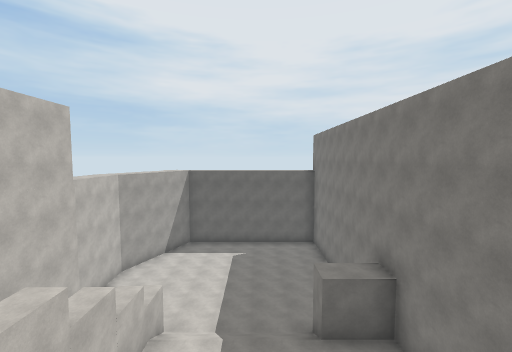
[1] (above)

19 first-person views from a walk through a Unity game level. The camera is 1.2 m above the floor, tilts 4° down and sees 90° across. The floor is counted in squares, 2 m on a side. Each view is taken from the middle of a square. On the plan, view 1 faces up. The plan holds only what a view shows up to about 9 squares ahead; the rest is blank. The place goes on beyond the plan. The player character is not drawn. Some animated figures are left out. Surface patterns are stand-ins for the level's own textures.

[2]
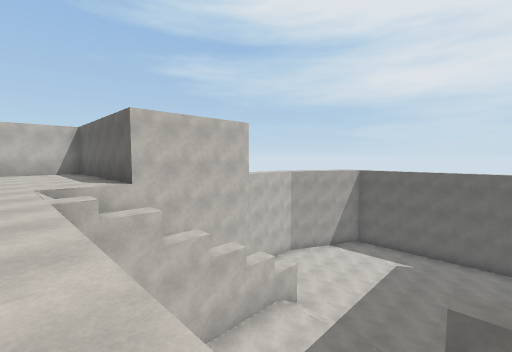

[3]
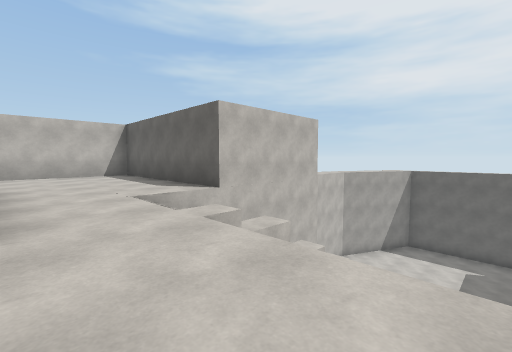

[4]
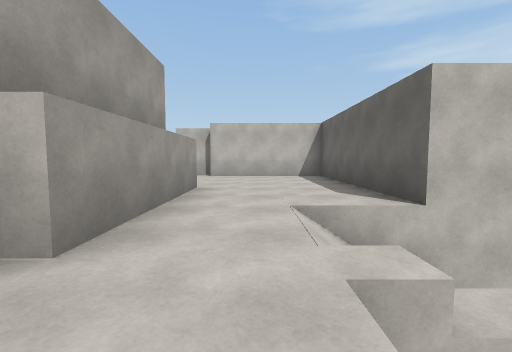

[5]
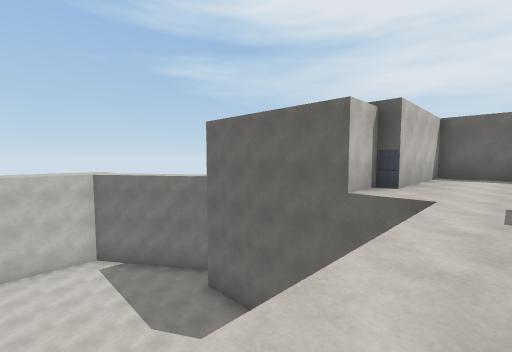

[6]
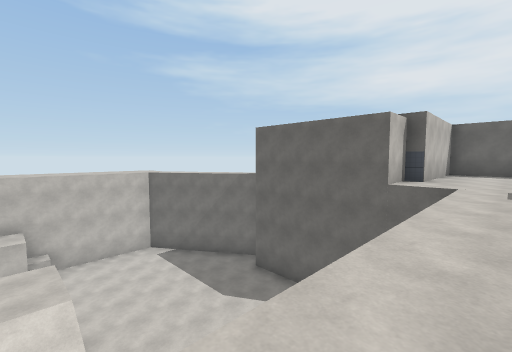

[7]
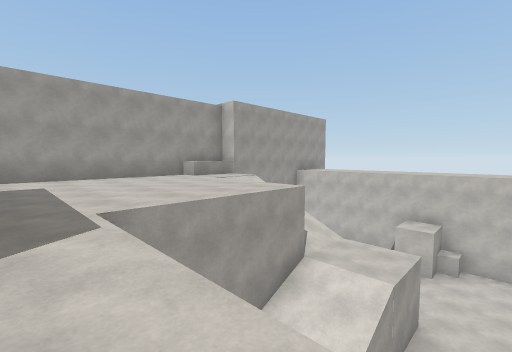

[8]
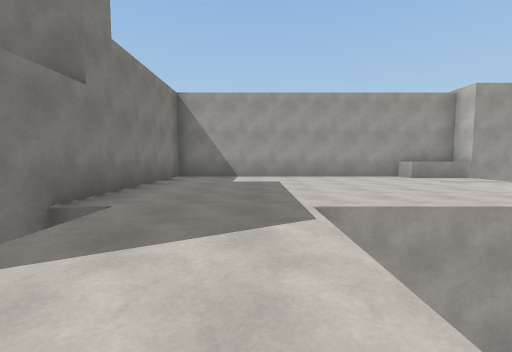

[9]
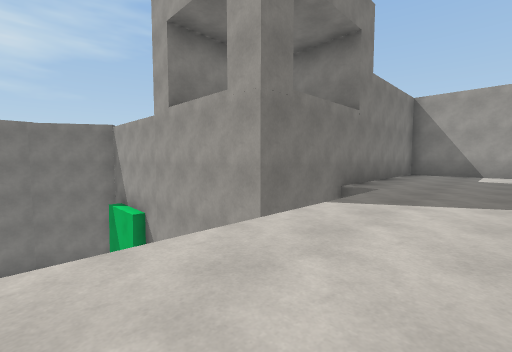

[10]
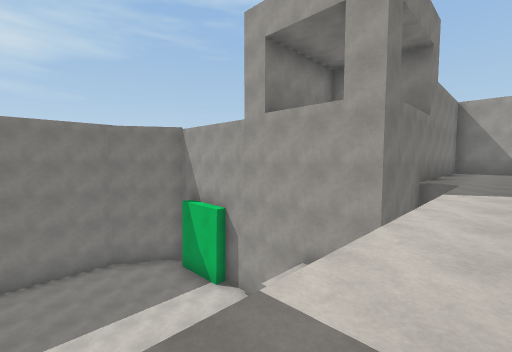

[11]
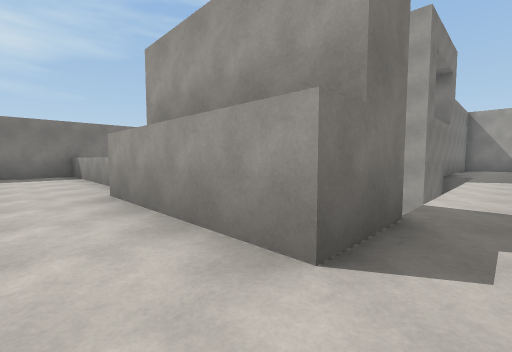

[12]
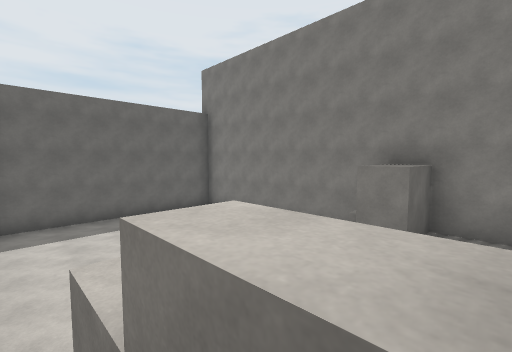

[13]
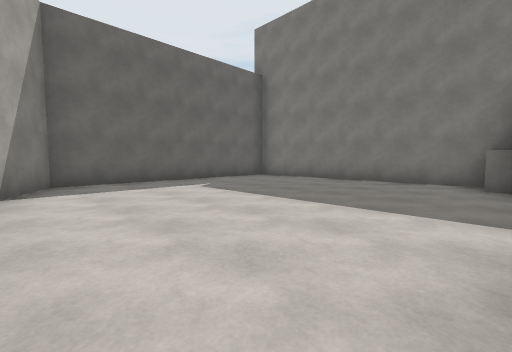

[14]
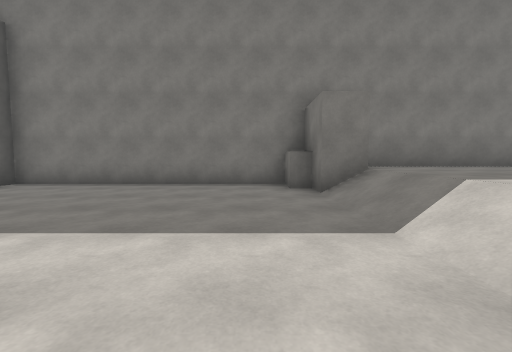

[15]
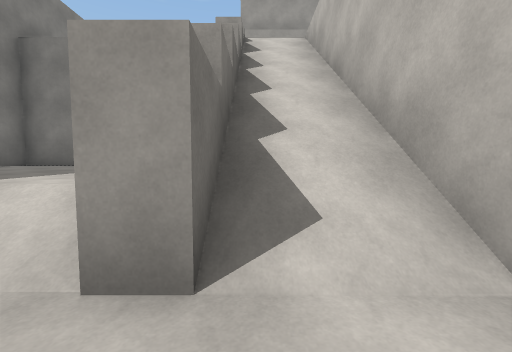

[16]
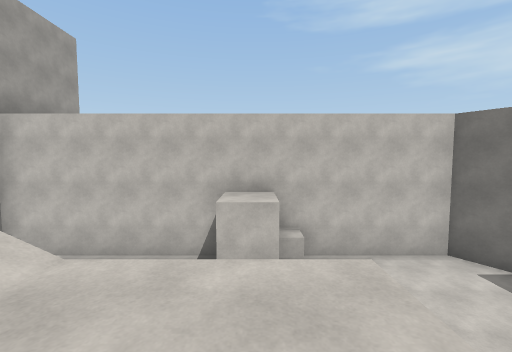

[17]
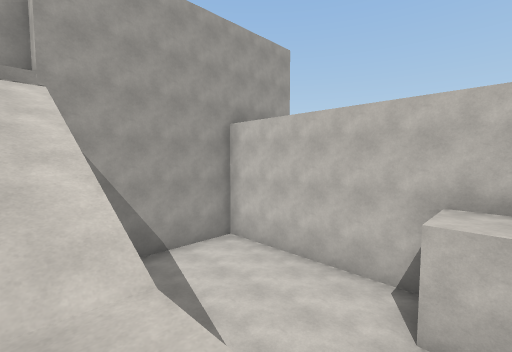

[18]
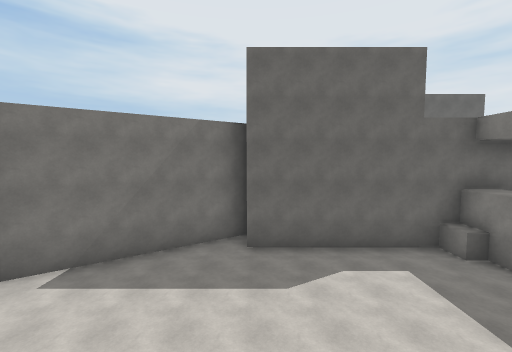

[19]
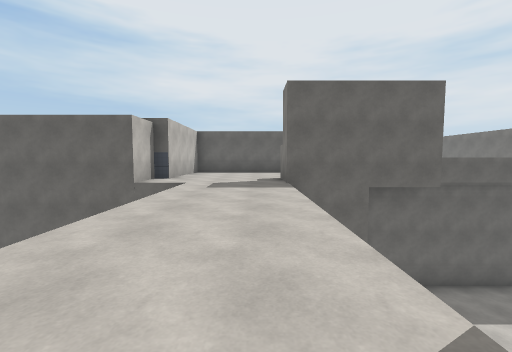

### Floor plan
Key: @ floor where view 1 was taken; # wall or solid block; . main floor; - floor 3.25 m lower than the main floor; _ floor 6.25 m lower than the main floor; < floor 7.25 m lower than the main floor; / step, stairs or slope; ^ raised ledge; v drop or lower ground.
Columns run from 19 left of view 1 to 3 right of it. Each row starts with its distance up from view 1.
 13                ########
 12                #<<<<<<#
 11                #<<<<<<#
 10                <<<<<<<#
  9               #<<<<<<<#
  8               #<<<<<<<#
  7               #<<<<<<<#
  6               #//////##
  5               #/#////##
  4               #///____#
  3          ######///____#
  2          #.....///  __#
  1          #.....///   _#
  0          #.........@..#
 -1          #............#
 -2    #######...####^^^^^#
 -3  ###_____#^..##v vvvvv#
 -4 ##________#..v   vvvvv#
 -5 #__________..v   vvvvv#
 -6 #__________..v v vvvvv#
 -7 #_______  _..v v vvvv##
 -8 #^_______ _..v########
 -9 ##__ --// _..v#
-10 #___ --////..v#
-11 #___ //.......#
-12 #___ //.......#
-13 #___ //.......#
-14 #___ .........#
-15 #####^^.......#
-16     ###########

Where each view was taken, in squares from view 1:
view 1: 0 up, 0 right, facing up
view 2: 0 up, 2 right, facing up-left
view 3: 1 down, 0 right, facing up-left
view 4: 0 up, 1 left, facing left
view 5: 7 down, 8 left, facing up-left
view 6: 9 down, 8 left, facing up-left
view 7: 7 down, 8 left, facing down-left
view 8: 7 down, 8 left, facing down
view 9: 5 down, 8 left, facing down-right
view 10: 3 down, 7 left, facing down-right
view 11: 0 up, 7 left, facing down-right
view 12: 4 up, 3 left, facing up-right
view 13: 6 up, 4 left, facing up-right
view 14: 7 up, 3 left, facing right
view 15: 7 up, 3 left, facing down
view 16: 9 down, 13 left, facing left
view 17: 9 down, 14 left, facing down-left
view 18: 9 down, 14 left, facing up
view 19: 9 down, 7 left, facing up
